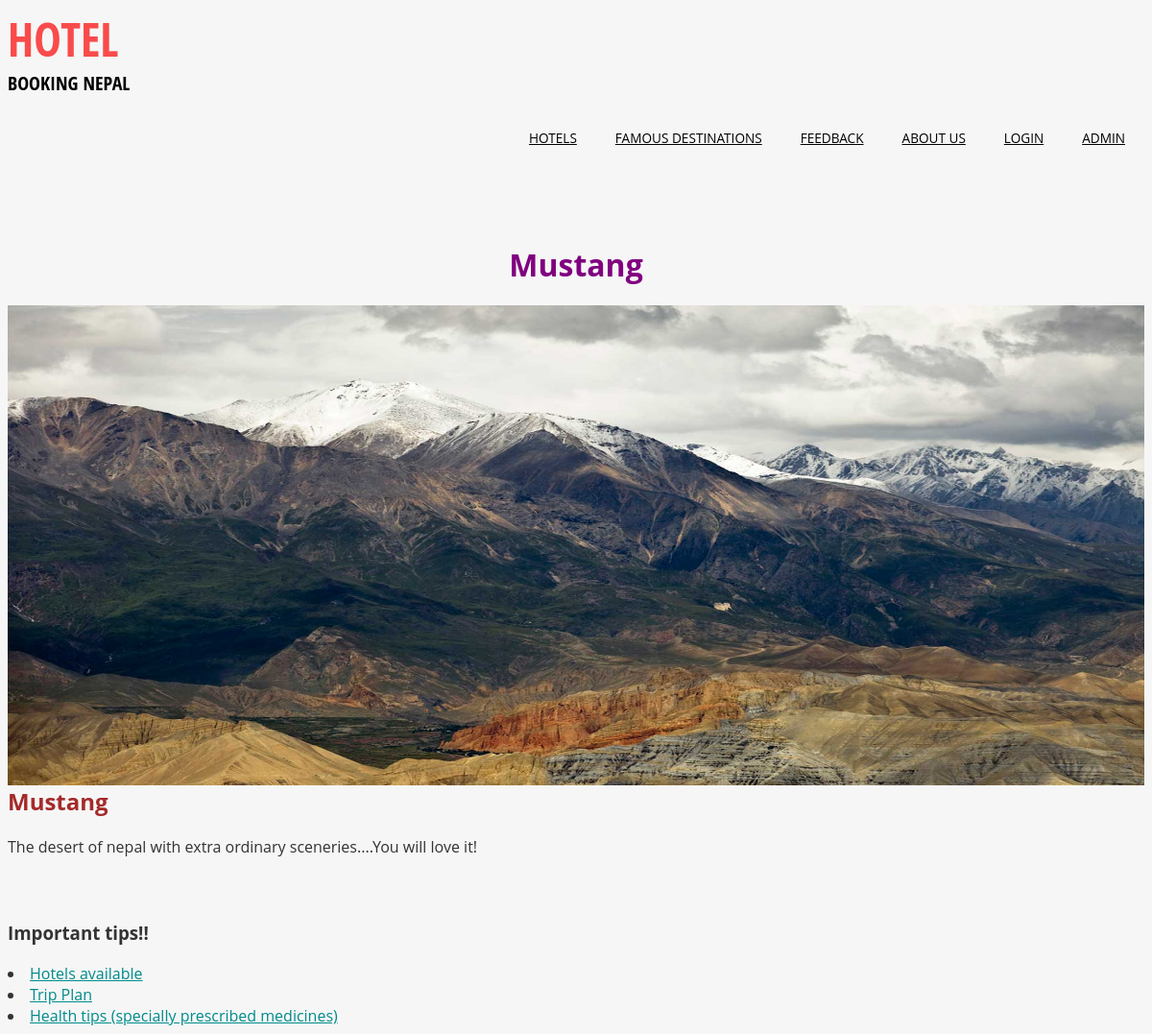
The page /php/destination.php?destination_id=1 on the database its author committed.
### tables this page shows
CREATE TABLE IF NOT EXISTS `location` (
  `sno` int(30) NOT NULL,
  `name` varchar(34) DEFAULT NULL,
  `pic` varchar(34) DEFAULT NULL,
  `info` varchar(88) DEFAULT NULL
);

### php/destination.php (the view, shortened to what this page needs)
<?php require 'header.php' ?>
<br><br><br><br><br><br><br>
<?php
$mysqli = new mysqli("localhost", "root", "", "destination");
if (isset($_GET['destination_id'])) {
    $sid = $_GET['destination_id'];
    $info = $mysqli->query("select * from location where sno=$sid");
    ?>
    <?php
    while ($rows = $info->fetch_array(MYSQLI_ASSOC)) {
        $name = $rows['name'];
        $description = $rows['info'];
        $pic_id = $rows['pic'];
    }
    ?>
    <h1> <p> <?php echo $name; ?></h1> </p><?PHP } ?>
    <div class="box"><img src="../images/<?Php echo $pic_id ?> " width="100%" height="100%"></div>
<h2><?php echo $name ?></h2><p><?php echo $description ?></p><br><br><br>
<h3>Important tips!!
</h3>
<li>
    <a href="hotel_on_area.php"> Hotels available</a>
</li>
<li>
    <a href="trip_plan.php">Trip Plan</a>
</li>
<li><a href='<?php echo $name ?>_health_tips.php'>Health tips (specially prescribed medicines)</a></li>

### css/style.css (style rules this page uses)
body { font-family: helvetica, arial, sans-serif; background-color: lightgoldenrodyellow; color:#333333; }
a { color: darkcyan; }
img { margin-bottom: 20px; }

### css/abcd.css (style rules this page uses)
h4, h5, h6, h1, h2, h3 { margin-top: 0; }
p { margin: 0; }
html, body { font-family: 'Open Sans', sans-serif; background:#F6F6F6; }
body a { transition:0.5s all; -webkit-transition:0.5s all; -moz-transition:0.5s all; -o-transition:0.5s all; -ms-transition:0.5s all; }

### php/destination.php (style rules this page uses)
.box { width:100%; height:500px; }
h1 p { color:purple; alignment-adjust: center; text-align: center; }
h2 { color:brown; }

### rows shown on the page
location: name "Mustang", pic (picture), info "The desert of nepal with extra ordinary sceneries....You will love it!"

### other values the page prints
$id[0] "HOTEL"
$id[1] "BOOKING NEPAL"
